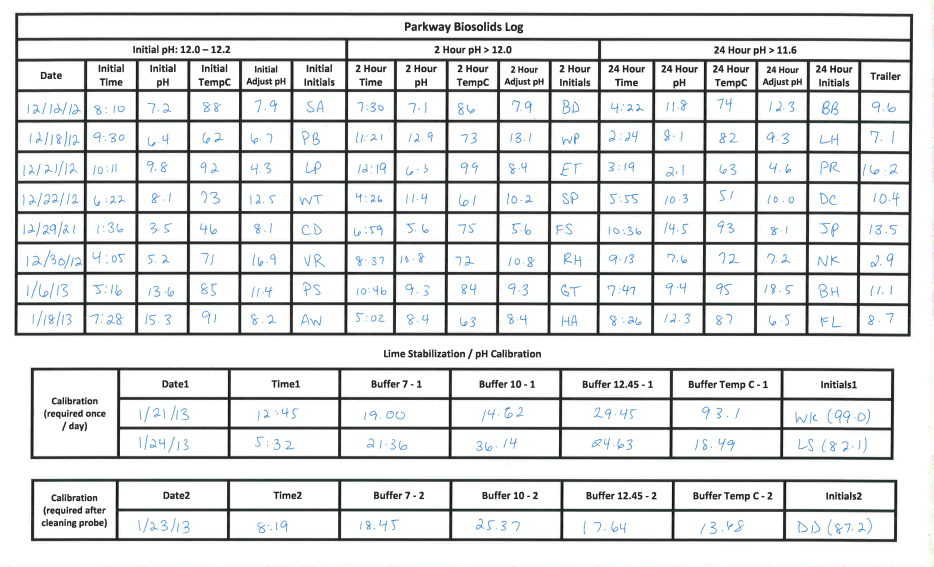
#> input picture Scripts/templatematchingtest/Templates/3260_001-1.jpg, 2800 x 1700 px, given in place of headercol1-0.jpg, which was not available (shown at 1/3 size)
$ python template_matching.py
#> lines starting #> are read from the running program, lines starting #| are printed output that depends on the picture; pictures that were not available may be replaced by others from this repository, and a replacement may not be noted
import cv2
import numpy as np
import imutils
from PIL import Image
from matplotlib import pyplot as plt


# code taken from https://www.pyimagesearch.com/2015/01/26/multi-scale-template-matching-using-python-opencv/
# parameters are: form (the form to be read), columnToFind (individual column headers), and
# columnHead (the entire row of column headers)
def template_match(form, columnToFind, columnHead):
    # load the image image, convert it to grayscale, and detect edges
#> called with form = '3263_001-1.jpg', columnToFind = 'BioSolDate.jpg', columnHead = 'headercol1-0.jpg'
    template = cv2.imread(columnHead)
#> template is the input picture: shape (1700, 2800, 3); mean B, G, R 224.9, 224.3, 222.6
    template = cv2.cvtColor(template, cv2.COLOR_BGR2GRAY)
#> template: shape (1700, 2800)
    template = cv2.Canny(template, 50, 200)
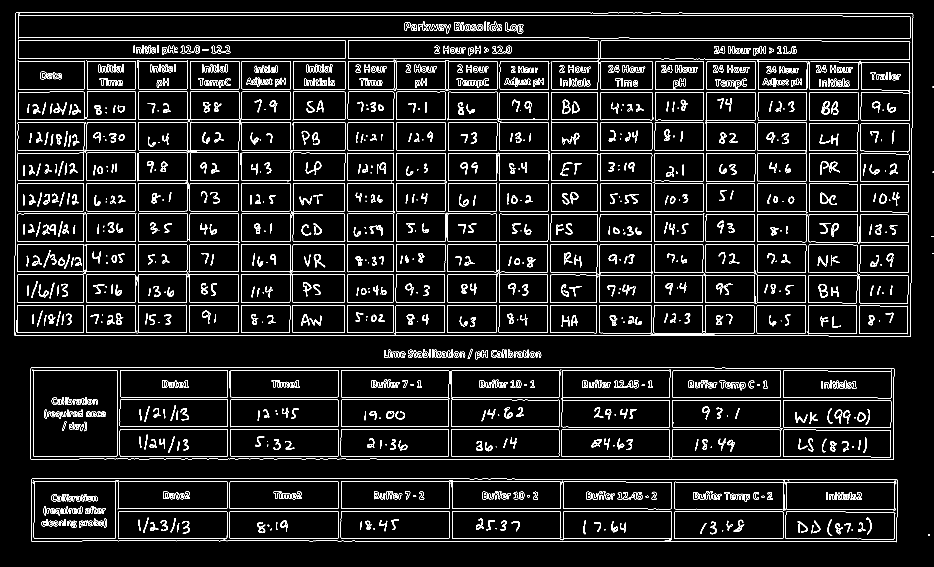
#> template: shape (1700, 2800) (shown at 1/3 size); 4.8% white in thin lines or dots
    (tH, tW) = template.shape[:2]
#> tH = 1700; tW = 2800
    #cv2.imshow("Header Template", template)

    # load the image, convert it to grayscale, and initialize the
    # bookkeeping variable to keep track of the matched region
    image = cv2.imread(form)
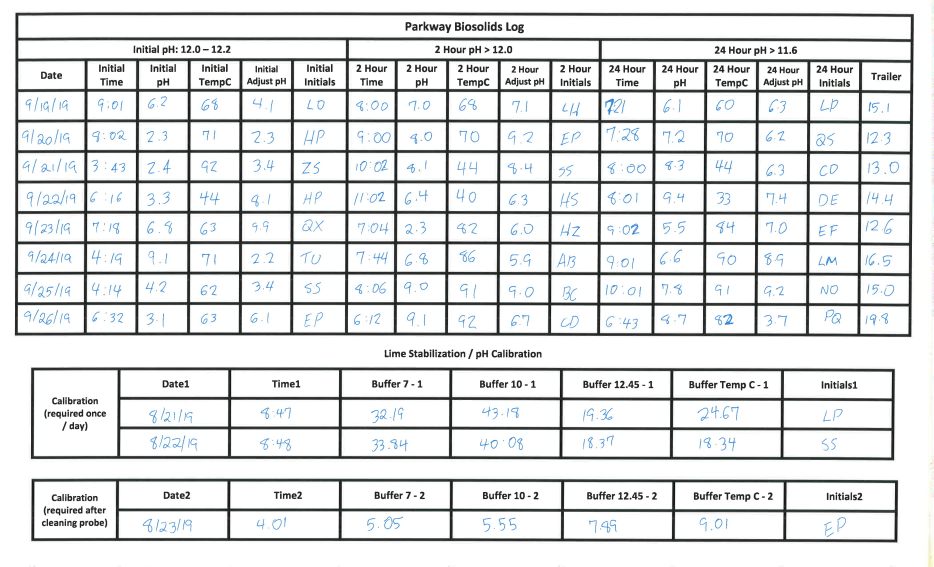
#> input picture Scripts/templatematchingtest/Templates/3263_001-1.jpg, 2800 x 1700 px, found by its file name (shown at 1/3 size)
#> image is the input picture: shape (1700, 2800, 3); mean B, G, R 224.9, 224.3, 222.6
    gray = cv2.cvtColor(image, cv2.COLOR_BGR2GRAY)
    found = None

    # loop over the scales of the image
    for scale in np.linspace(0.2, 1.0, 20)[::-1]:
        # resize the image according to the scale, and keep track
        # of the ratio of the resizing
        resized = imutils.resize(gray, width=int(gray.shape[1] * scale))
        r = gray.shape[1] / float(resized.shape[1])

        # if the resized image is smaller than the template, then break
        # from the loop
        if resized.shape[0] < tH or resized.shape[1] < tW:
            break

        # detect edges in the resized, grayscale image and apply template
        # matching to find the template in the image
        edged = cv2.Canny(resized, 50, 200)
        result = cv2.matchTemplate(edged, template, cv2.TM_CCOEFF)
        (_, maxVal, _, maxLoc) = cv2.minMaxLoc(result)

        # if we have found a new maximum correlation value, then update
        # the bookkeeping variable
        if found is None or maxVal > found[0]:
            found = (maxVal, maxLoc, r)
#> this loop made 2 passes
#> found on pass 1: (3.74e+09, (0, 0), 1)
#> pass 1, in template_match, `edged = cv2.Canny(resized, 50, 200)`:
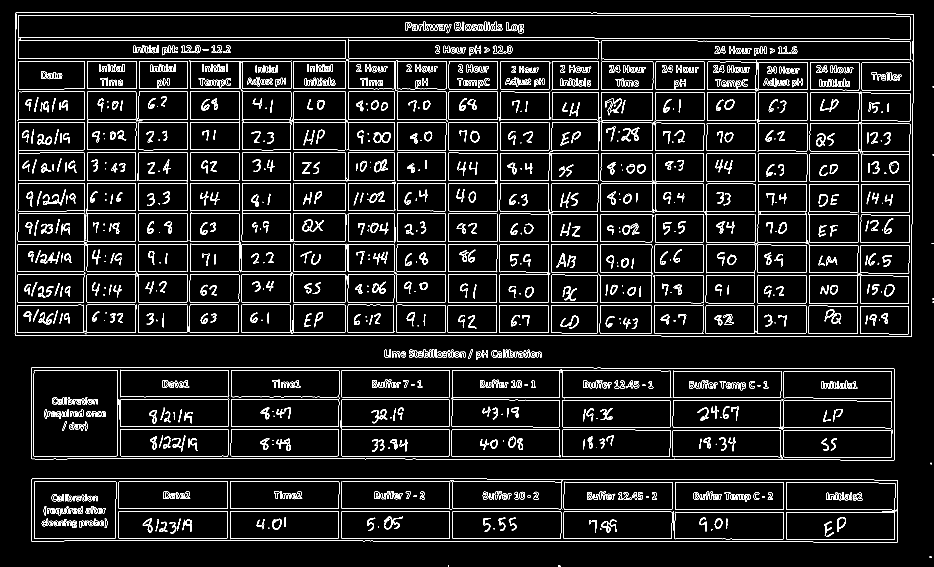
#> edged: shape (1700, 2800) (shown at 1/3 size); 4.8% white in thin lines or dots
#> pass 2, in template_match, `resized = imutils.resize(gray, width=int(gray.shape[1] * scale))`:
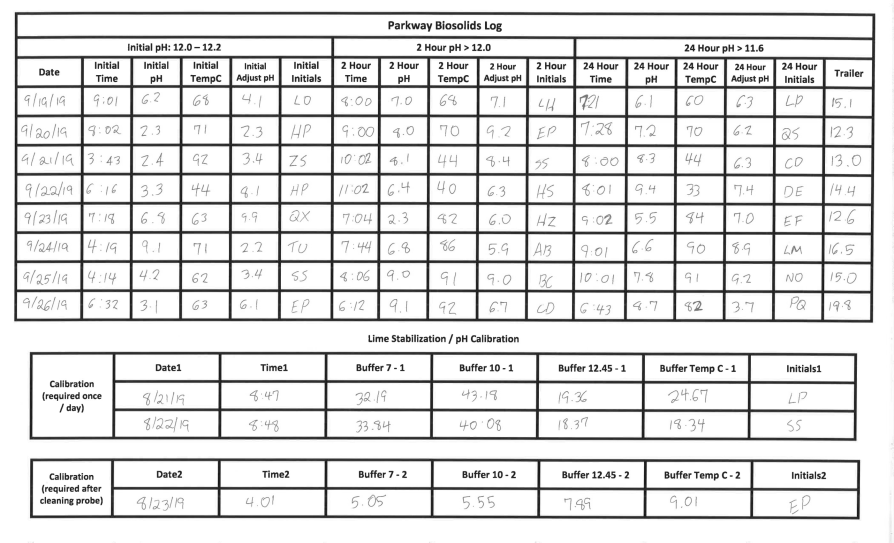
#> resized: shape (1628, 2682) (shown at 1/3 size); min 1, max 255, mean 223.9

    # unpack the bookkeeping variable and compute the (x, y) coordinates
    # of the bounding box based on the resized ratio
    (_, maxLoc, r) = found
#> r = 1
    (startX, startY) = (int(maxLoc[0] * r), int(maxLoc[1] * r))
#> startX = 0; startY = 0
    (endX, endY) = (int((maxLoc[0] + tW) * r), int((maxLoc[1] + tH) * r))
#> endX = 2800; endY = 1700

    file_name, col_num = getFileName(columnToFind)
    # NOTE: should maybe turn getFileName into 2 functions, one to return
    # the filename and one to get # of columns
    size_change = endY - startY
    new_endy = endY + (size_change * (col_num+1))

    #print(startY, new_endy, startX, endX)
    roi = image[startY:new_endy, startX:endX]
    cv2.imwrite("chopped.jpg", roi)

    # finds the template inside the form
    template = cv2.imread(columnToFind)
    template = cv2.cvtColor(template, cv2.COLOR_BGR2GRAY)
    template = cv2.Canny(template, 50, 200)
    (tH, tW) = template.shape[:2]
    #cv2.imshow("Template", template)

    image = cv2.imread("chopped.jpg")
    gray = cv2.cvtColor(image, cv2.COLOR_BGR2GRAY)
    found = None

    # loop over the scales of the image
    for scale in np.linspace(0.2, 1.0, 20)[::-1]:
        # resize the image according to the scale, and keep track
        # of the ratio of the resizing
        resized = imutils.resize(gray, width=int(gray.shape[1] * scale))
        r = gray.shape[1] / float(resized.shape[1])

        # if the resized image is smaller than the template, then break
        # from the loop
        if resized.shape[0] < tH or resized.shape[1] < tW:
            break

        # detect edges in the resized, grayscale image and apply template
        # matching to find the template in the image
        edged = cv2.Canny(resized, 50, 200)
        result = cv2.matchTemplate(edged, template, cv2.TM_CCOEFF)
        (_, maxVal, _, maxLoc) = cv2.minMaxLoc(result)

        # if we have found a new maximum correlation value, then update
        # the bookkeeping variable
        if found is None or maxVal > found[0]:
            found = (maxVal, maxLoc, r)

    # unpack the bookkeeping variable and compute the (x, y) coordinates
    # of the bounding box based on the resized ratio
    (_, maxLoc, r) = found
    (startX, startY) = (int(maxLoc[0] * r), int(maxLoc[1] * r))
    (endX, endY) = (int((maxLoc[0] + tW) * r), int((maxLoc[1] + tH) * r))

    # [5 lines of commented-out code are left out]

    return startX, startY, endX, endY


# crops a box out
# [48 lines left out: functions crop, crop_function, getCoords, not called in this run]


# returns the name and number of columns of a particular template
def getFileName(template_name):
    ###Biosolids log templates start here###
    if template_name == "BioSolDate.jpg":
        num_of_rows = 7
        save_file_name = 'InitDate'
    if template_name == 'BioSolInitTime.jpg':
        num_of_rows = 7
        save_file_name = 'InitTime'
    if template_name == 'BioSolInitpH.jpg':
        num_of_rows = 7
        save_file_name = 'InitpH'
    if template_name == 'BioSolInitTempC.jpg':
        num_of_rows = 7
        save_file_name = 'InitTempC'
    if template_name == 'BioSolInitAdjpH.jpg':
        num_of_rows = 7
        save_file_name = 'InitAdjpH'
    if template_name == 'BioSolInitInitials.jpg':
        num_of_rows = 7
        save_file_name = 'InitInitials'

    if template_name == 'BioSol2HrTime.jpg':
        num_of_rows = 7
        save_file_name = '2HrTime'
    if template_name == 'BioSol2HrpH.jpg':
        num_of_rows = 7
        save_file_name = '2HrpH'
    if template_name == 'BioSol2HrTempC.jpg':
        num_of_rows = 7
        save_file_name = '2HrTempC'
    if template_name == 'BioSol2HrAdjpH.jpg':
        num_of_rows = 7
        save_file_name = '2HrAdjpH'
    if template_name == 'BioSol2HrInitials.jpg':
        num_of_rows = 7
        save_file_name = '2HrInitials'

    if template_name == 'BioSol24HrTime.jpg':
        num_of_rows = 7
        save_file_name = '24HrTime'
    if template_name == 'BioSol24HrpH.jpg':
        num_of_rows = 7
        save_file_name = '24HrpH'
    if template_name == 'BioSol24HrTempC.jpg':
        num_of_rows = 7
        save_file_name = '24HrTempC'
    if template_name == 'BioSol24HrAdjpH.jpg':
        num_of_rows = 7
        save_file_name = '24HrAdjpH'
    if template_name == 'BioSol24HrInitials.jpg':
        num_of_rows = 7
        save_file_name = '24HrInitials'

    if template_name == 'BioSolInitTrailer.jpg':
        num_of_rows = 7
        save_file_name = 'BioTrailer'

    if template_name == 'BioSolLimeBuffer7-1.jpg':
        num_of_rows = 1
        save_file_name = 'LimeBuffer71'
    if template_name == 'BioSolLimeBuffer7-2.jpg':
        num_of_rows = 0
        save_file_name = 'LimeBuffer72'
    if template_name == 'BioSolLimeBuffer10-1.jpg':
        num_of_rows = 1
        save_file_name = 'LimeBuffer101'
    if template_name == 'BioSolLimeBuffer10-2.jpg':
        num_of_rows = 0
        save_file_name = 'LimeBuffer102'
    if template_name == 'BioSolLimeBuffer1245-1.jpg':
        num_of_rows = 1
        save_file_name = 'LimeBuffer12451'
    if template_name == 'BioSolLimeBuffer1245-2.jpg':
        num_of_rows = 0
        save_file_name = 'LimeBuffer12452'
    if template_name == 'BioSolLimeBufferTempC-1.jpg':
        num_of_rows = 1
        save_file_name = 'LimeTempC1'
    if template_name == 'BioSolLimeBufferTempC-2.jpg':
        num_of_rows = 0
        save_file_name = 'LimeTempC2'
    if template_name == 'BioSolLimeDate1.jpg':
        num_of_rows = 1
        save_file_name = 'LimeDate1'
    if template_name == 'BioSolLimeDate2.jpg':
        num_of_rows = 0
        save_file_name = 'LimeDate2'
    if template_name == 'BioSolLimeInitials1.jpg':
        num_of_rows = 1
        save_file_name = 'LimeInitials1'
    if template_name == 'BioSolLimeInitials2.jpg':
        num_of_rows = 0
        save_file_name = 'LimeInitials2'
    if template_name == 'BioSolLimeTime1.jpg':
        num_of_rows = 1
        save_file_name = 'LimeTime1'
    if template_name == 'BioSolLimeTime2.jpg':
        num_of_rows = 0
        save_file_name = 'LimeTime2'

    ###Sample Sheet templates start here###
    if template_name == 'pssdate.jpg':
        col_num = 0
        save_file_name = 'ssdate'
    if template_name == 'psssvirb1.jpg':
        col_num = 0
        save_file_name = 'svirb1'
    if template_name == 'psssvirb2.jpg':
        col_num = 0
        save_file_name = 'svirb2'
    if template_name == 'pssmcrtrb1.jpg':
        col_num = 0
        save_file_name = 'mcrtrb1'
    if template_name == 'pssmcrtrb2.jpg':
        col_num = 0
        save_file_name = 'mcrtrb2'
    if template_name == 'pssrb1p4pH.jpg':
        col_num = 0
        save_file_name = 'rb1p4pH'
    if template_name == 'pssrb1p4mlss.jpg':
        col_num = 0
        save_file_name = 'rb1p4mlss'
    if template_name == 'pssrb1p4min.jpg':
        col_num = 0
        save_file_name = 'rb1p4min'

    if template_name == 'pssrb2p4pH.jpg':
        col_num = 0
        save_file_name = 'rb2p4pH'
    if template_name == 'pssrb2p4pH.jpg':
        col_num = 0
        save_file_name = 'rb2p4pH'
    if template_name == 'pssrb2p4mlss.jpg':
        col_num = 0
        save_file_name = 'rb2p4mlss'
    if template_name == 'pssrb2p4min.jpg':
        col_num = 0
        save_file_name = 'rb2p4min'
    if template_name == 'pssrasmlss.jpg':
        col_num = 0
        save_file_name = 'rasmlss'
    if template_name == 'pssrb1p2DO.jpg':
        col_num = 0
        save_file_name = 'rb1p2DO'
    if template_name == 'pssrb1p3.jpg':
        col_num = 0
        save_file_name = 'rb1p3'
    if template_name == 'pssrb2p2DO.jpg':
        col_num = 0
        save_file_name = 'rb2p2DO'
    if template_name == 'pssrb2p3.jpg':
        col_num = 0
        save_file_name = 'rb2p3'

    if template_name == 'psslimesilo.jpg':
        col_num = 0
        save_file_name = 'limesilo'
    if template_name == 'pssBDBpolygas.jpg':
        col_num = 0
        save_file_name = 'BDBpolygas'
    if template_name == 'pssairscrubber.jpg':
        col_num = 0
        save_file_name = 'airscrubber'
    if template_name == 'psscarbontank1.jpg':
        col_num = 0
        save_file_name = 'cartank1'
    if template_name == 'psscarbontank2.jpg':
        col_num = 0
        save_file_name = 'cartank1'
    if template_name == 'psshypotank1.jpg':
        col_num = 0
        save_file_name = 'hypotank1'
    if template_name == 'psshypotank2.jpg':
        col_num = 0
        save_file_name = 'hypotank2'
    if template_name == 'pssbisulfatetotals.jpg':
        col_num = 0
        save_file_name = 'bisulfatetotals'
    if template_name == 'psscaustictank1.jpg':
        col_num = 0
        save_file_name = 'caustank1'
    if template_name == 'psscaustictank2.jpg':
        col_num = 0
        save_file_name = 'caustank2'
    if template_name == 'pssalumtank1.jpg':
        col_num = 0
        save_file_name = 'alumtank1'
    if template_name == 'pssalumtank2.jpg':
        col_num = 0
        save_file_name = 'alumtank2'

    if template_name == 'pssinfluentpH.jpg':
        col_num = 2
        save_file_name = 'influentpH'
    if template_name == 'pssinfluenttemp.jpg':
        col_num = 2
        save_file_name = 'influenttemp'
    if template_name == 'pssphosphorousPO4.jpg':
        col_num = 2
        save_file_name = 'phosphorousPO4'
    if template_name == 'pssammonianitro.jpg':
        col_num = 2
        save_file_name = 'ammnitro'
    if template_name == 'pssCCDO.jpg':
        col_num = 2
        save_file_name = 'CCDO'
    if template_name == 'pssCCpH.jpg':
        col_num = 2
        save_file_name = 'CCpH'
    if template_name == 'psstotalCL2.jpg':
        col_num = 2
        save_file_name = 'totalCL2'
    if template_name == 'pssCL2dose.jpg':
        col_num = 2
        save_file_name = 'CL2dose'
    if template_name == 'pssbisulfitedose.jpg':
        col_num = 2
        save_file_name = 'bisulfatedose'
    if template_name == 'pssflow.jpg':
        col_num = 2
        save_file_name = 'flow'
    if template_name == 'pssinit.jpg':
        col_num = 2
        save_file_name = 'initials'

    if template_name == 'pssAVinfluentpH.jpg':
        col_num = 0
        save_file_name = 'avinflupH'
    if template_name == 'pssAVinfluenttemp.jpg':
        col_num = 0
        save_file_name = 'avinflutemp'
    if template_name == 'pssAVCCammnitro.jpg':
        col_num = 0
        save_file_name = 'avCCammnitro'
    if template_name == 'pssAVCCDO.jpg':
        col_num = 0
        save_file_name = 'avCCDO'
    if template_name == 'pssAVCCpH.jpg':
        col_num = 0
        save_file_name = 'avCCpH'
    if template_name == 'pssAVCCtotalCL2.jpg':
        col_num = 0
        save_file_name = 'avCCtotCL2'
    if template_name == 'pssemplinit.jpg':
        col_num = 0
        save_file_name = 'emplinit'

    ###NPDES templates start here###
    if template_name == "NpdesDate.jpg":
        num_of_rows = 0
        save_file_name = 'NpdesDateProcessed'
    if template_name == 'NpdesTimeCollected.jpg':
        num_of_rows = 2
        save_file_name = 'NpdesTimeCollectedProcessed'
    if template_name == 'NpdesTimeAnalyzed.jpg':
        num_of_rows = 2
        save_file_name = 'NpdesTimeAnalyzedProcessed'
    if template_name == 'NpdesFinalDo.jpg':
        num_of_rows = 2
        save_file_name = 'NpdesFinalDoProcessed'
    if template_name == 'NpdesBarometricPressure.jpg':
        num_of_rows = 2
        save_file_name = 'NpdesBarometricPressureProcessed'
    if template_name == 'NpdesCalibDo.jpg':
        num_of_rows = 2
        save_file_name = 'NpdesCalibDoProcessed'
    if template_name == 'NpdesAirTemp.jpg':
        num_of_rows = 2
        save_file_name = 'NpdesAirTempProcessed'
    if template_name == 'NpdesFinalPh.jpg':
        num_of_rows = 2
        save_file_name = 'NpdesFinalPhProcessed'
    if template_name == 'NpdesPhSlope.jpg':
        num_of_rows = 2
        save_file_name = 'NpdesPhSlopeProcessed'

    if template_name == 'NpdesDateOnPhProbe.jpg':
        num_of_rows = 2
        save_file_name = 'NpdesDateOnPhProbeProcessed'
    if template_name == 'NpdesBuffer7Probe.jpg':
        num_of_rows = 2
        save_file_name = 'NpdesBuffer7ProbeProcessed'

    if template_name == 'NpdesBuffer4Probe.jpg':
        num_of_rows = 2
        save_file_name = 'NpdesBuffer4ProbeProcessed'
    if template_name == 'NpdesBuffer10Probe.jpg':
        num_of_rows = 2
        save_file_name = 'NpdesBuffer10ProbeProcessed'
    if template_name == 'NpdesFinalCl2.jpg':
        num_of_rows = 2
        save_file_name = 'NpdesFinalCl2Processed'
    if template_name == 'NpdesFlowMgd.jpg':
        num_of_rows = 2
        save_file_name = 'NpdesFlowMgdProcessed'
    if template_name == 'NpdesEmployeeSignature.jpg':
        num_of_rows = 2
        save_file_name = 'NpdesEmployeeSignatureProcessed'

    if template_name == 'NpdesLabDate.jpg':
        num_of_rows = 0
        save_file_name = 'NpdesLabDateProcessed'

    if template_name == 'NpdesLabTempC.jpg':
        num_of_rows = 0
        save_file_name = 'NpdesLabTempCProcessed'
    if template_name == 'NpdesLabInt.jpg':
        num_of_rows = 0
        save_file_name = 'NpdesLabIntProcessed'
    if template_name == 'NpdesRainfall.jpg':
        num_of_rows = 0
        save_file_name = 'NpdesRainfallProcessed'
    if template_name == 'NpdesAverageFinalDo.jpg':
        num_of_rows = 0
        save_file_name = 'NpdesAverageFinalDoProcessed'

#> (the run stopped early here; a loop or call above may not have finished)
